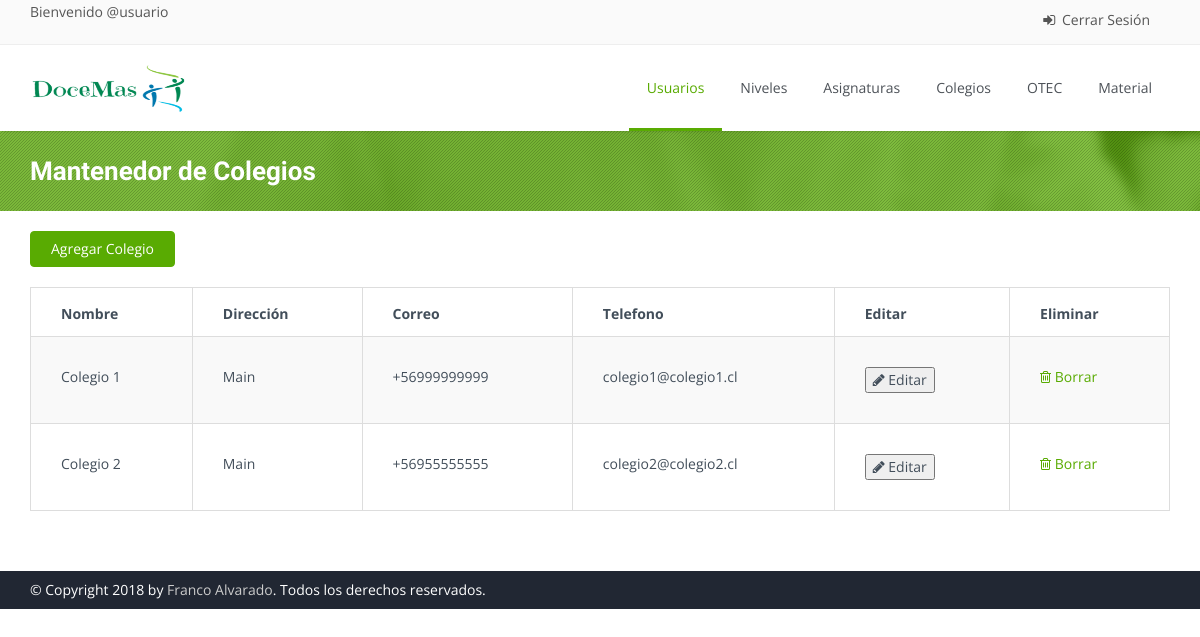
Page /colegio on the earlier database version.
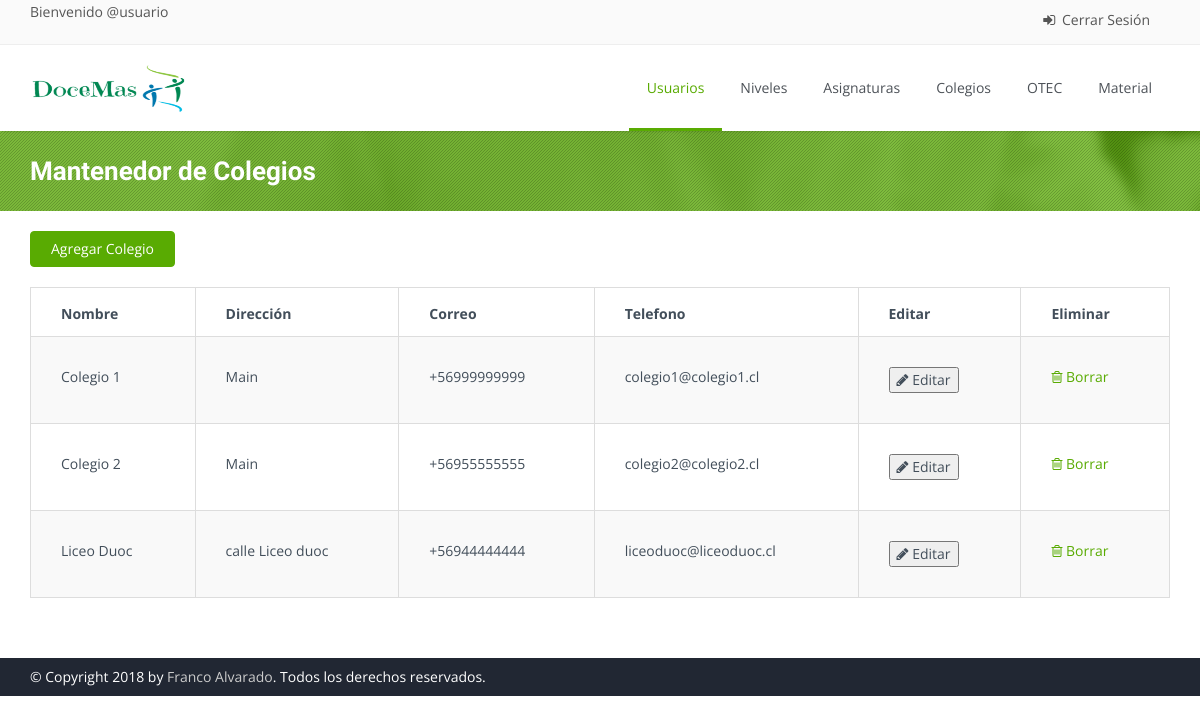
Same page on the later database version.
### polls/models.py (models this page shows, shortened)
class Colegio(models.Model):
    nombre = models.CharField(max_length=50)
    direccion = models.CharField(max_length=100)
    telefono = models.CharField(max_length=10)
    correo = models.CharField(max_length=70)

### polls/views.py (the view)
# urls.py: path('colegio',views.colegio, name = "colegio"),
def colegio(request):
    return render(request,'mant_colegio.html', {'colegios':Colegio.objects.all()} )

### polls/templates/mant_colegio.html (shortened to what this page needs)
<!DOCTYPE html>
<html>
    <head>
        {% load static %}
        <link rel="stylesheet" href="{% static "css/bootstrap.css" %}">
        <link rel="stylesheet" href="{% static "css/bootstrap-theme.css" %}">
        <link rel="stylesheet" href="{% static "css/fonts/font-awesome/css/font-awesome.css" %}">
        <link rel="stylesheet" href="{% static "css/animations.css" %}" media="screen">
        <link rel="stylesheet" href="{% static "css/superfish.css" %}" media="screen">
        <link rel="stylesheet" href="{% static "css/revolution-slider/css/settings.css" %}" media="screen">
        <link rel="stylesheet" href="{% static "css/revolution-slider/css/extralayers.css" %}" media="screen">
        <link rel="stylesheet" href="{% static "css/prettyPhoto.css" %}" media="screen">
        <link rel="stylesheet" href="{% static "css/style.css" %}">
        <link rel="stylesheet" href="{% static "css/colors/green.css" %}" class="colors">
        <link rel="stylesheet" href="{% static "css/theme-responsive.css" %}">
        <link rel="stylesheet" href="{% static "css/sweetalert2.min.css" %}" type="text/css">
    </head>
    <body class="home">
        <div class="wrap">
            <header id="header">
                <div class="top-bar">
                    <div class="slidedown collapse">
                        <div class="container">
                            <div class="pull-left">
                                <p>Bienvenido @usuario </p>
                            </div>
                            <div class="phone-login pull-right">
                                <a href="/." data-toggle="modal" data-target="#"><i class="fa fa-sign-in"></i> Cerrar Sesión</a>
                            </div>
                        </div>
                    </div>
                </div>
                <div class="main-header">
                    <div class="container">
                        <div class="logo pull-left">
                            <h1>
                                <a href="/adm">
                                <img class="" src="{% static "img/carrusel/logodocemas.png" %}" alt="DoceMas" width="160" height="60">
                                </a>
                            </h1>
                        </div>
                        <nav class="collapse navbar-collapse menu">
                            <ul class="nav navbar-nav sf-menu">
                                <li>
                                    <a id="current" href="usuario">
                                    Usuarios
                                    </a>
                                </li>
                                <li>
                                    <a id="" href="nivel">
                                    Niveles
                                    </a>
                                </li>
                                <li>
                                    <a id="" href="asig">
                                    Asignaturas
                                    </a>
                                </li>
                                <li>
                                    <a id="" href="colegio">
                                    Colegios
                                    </a>
                                </li>
                                <li>
                                    <a id="" href="otec">
                                    OTEC
                                    </a>
                                </li>
                                <li>
                                    <a id="" href="#">
                                    Material
                                    </a>
                                </li>
                            </ul>
                        </nav>
                    </div>
                </div>
            </header>
            <section id="main">
                <div class="breadcrumb-wrapper">
                    <div class="pattern-overlay">
                        <div class="container">
                            <div class="row">
                                <div class="col-lg-6 col-md-6 col-xs-12 col-sm-6">
                                    <h2 class="title">Mantenedor de Colegios</h2>
                                </div>
                            </div>
                        </div>
                    </div>
                </div>
                <div class="content margin-bottom60">
                    <div class="container">
                        <div class="row">
                            <div class="col-sm-12 col-md-12">
                                <table class="shopping-cart-table table">
                                    <tbody>
                                        <tr>
                                            <td class="action no-border">
                                                <a class="update btn btn-color pull-left" href="#" data-toggle="modal" data-target="#add_colegio"> Agregar Colegio</a>
                                            </td>
                                        </tr>
                                    </tbody>
                                </table>
                                <div class="table-box">
                                    <table class="shopping-cart-table responsive-table table table-bordered table-striped" id="shopping-cart-table">
                                        <thead>
                                            <tr>
                                                <th>Nombre</th>
                                                <th>Dirección</th>
                                                <th>Correo</th>
                                                <th>Telefono</th>
                                                <th>Editar</th>
                                                <th>Eliminar</th>
                                            </tr>
                                        </thead>
                                        <tbody>
                                            {% for elemento in colegios %}
                                                <tr id="datos">
                                                    <td>{{elemento.nombre}}</td>
                                                    <td>{{elemento.direccion}}</td>
                                                    <td>{{elemento.telefono}}</td>
                                                    <td>{{elemento.correo}}</td>
                                                    <td>
                                                        <button type="button" data-toggle="modal" data-target="#edit_colegio" onclick="cap_datos('{{elemento.id}}', '{{elemento.nombre}}', '{{elemento.direccion}}', '{{elemento.telefono}}', '{{elemento.correo}}' )"><i class="fa fa-pencil"></i> Editar</a></button>
                                                    </td>
                                                    <td>
                                                        <a href="#"><i class="fa fa-trash-o"></i> Borrar</a>
                                                    </td>
                                                </tr>
                                            {% endfor %}
                                        </tbody>
                                    </table>
                                </div>
                            </div>
                        </div>
                    </div>
                </div>
            </section>
            <div class="footer-bottom">
                <div class="container">
                    <div class="row">
                        <div class="col-lg-6 col-md-6 col-xs-12 col-sm-6 ">
                            <p class="credits">&copy; Copyright 2018 by <a href="#">Franco Alvarado</a>. Todos los derechos reservados. </p>
                        </div>
                    </div>
                </div>
            </div>
    </body>
</html>

### polls/static/css/superfish.css (style rules this page uses)
.sf-menu,.sf-menu * { margin:0; padding:0; list-style:none; }
.sf-menu li { position:relative; }
.sf-menu>li { float:left; }
.sf-menu a { display:block; position:relative; }
.menu ul { margin:0; padding:0; list-style:none; }
.menu ul li { position:relative }
.menu>ul li { float:left; }
.menu ul a { display:block; position:relative; }
.menu ul a { text-decoration:none; }
.menu ul>li>a { color:#4D5258; font-weight:400; font-size:14px; line-height:18px; padding:10px 15px; overflow:hidden; border-bottom:3px solid transparent; }
#current,.menu ul li a:hover,.menu ul>li:hover>a { background-color: transparent; }
.menu ul li a { -webkit-transition:border 150ms ease-in-out,background-color 150ms ease-in-out; -moz-transition:border 150ms ease-in-out,background-color 150ms ease-in-out; -o-transition:border 150ms ease-in-out,background-color 150ms ease-in-out; -ms-transition:border 150ms ease-in-out,background-color 150ms ease-in-out; transition:border 150ms ease-in-out,background-color 150ms ease-in-out; }

### polls/static/css/colors/green.css (style rules this page uses)
.btn:focus, .subscribe-btn, .progress .progress-bar, .accordionMod .panel-heading .current, #current:after, .tp-leftarrow.default:hover, .tp-rightarrow.default:hover, .contact-box:hover, .ch-info-wrap, .ch-info .ch-info-back, .content-box-about .ch-info-front, figure.effect-zoe figcaption, h2.form-signin-heading, a.prev,a.next, a.prev,a.next { background: #59ab02; }
.btn-color { color: #fff !important; background-color: #59ab02 !important; border-color: #59ab02 !important; }
#current,.menu ul li a:hover,.menu ul>li:hover>a, h2.form-signin-heading { border-bottom: 3px solid #59ab02; }
a, .post-item h4 a:hover, .cn-wrapper li a:hover, .cn-wrapper li a.active, .color, ul.list.icons li i, #current, #current span, .menu ul > li > a:hover, .menu ul > li > a:hover span, #not-found h2, .bx-wrapper .bx-controls-direction a i, .pagination > li > a, .pagination > li > span, .phone-login a:hover, .price, .random-box-icon { color: #59ab02; }
.pattern-overlay { background-color: rgba(89, 171, 2, 0.75); }

### polls/static/css/theme-responsive.css (style rules this page uses)
@media (min-width: 980px) { nav.menu { float: right !important } }
@media (min-width: 980px) { .menu > ul li { float: left } }
@media (min-width: 980px) { .menu ul>li>a { padding: 34px 18px 31px 18px } }
@media (min-width: 980px) { .top-bar .collapse { display: block !important; visibility: visible !important; height: auto !important; overflow: visible !important; padding-bottom: 0; } }

Differences in the rows shown:
added Colegio: nombre "Liceo Duoc", direccion "calle Liceo duoc", telefono "+56944444444", correo "liceoduoc@liceoduoc.cl"
